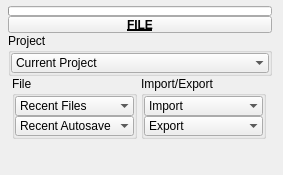
<?xml version="1.0" encoding="UTF-8"?>
<ui version="4.0">
 <class>QtUi</class>
 <widget class="QMainWindow" name="QtUi">
  <property name="enabled">
   <bool>true</bool>
  </property>
  <property name="geometry">
   <rect>
    <x>0</x>
    <y>0</y>
    <width>283</width>
    <height>175</height>
   </rect>
  </property>
  <property name="minimumSize">
   <size>
    <width>120</width>
    <height>0</height>
   </size>
  </property>
  <property name="maximumSize">
   <size>
    <width>999</width>
    <height>999</height>
   </size>
  </property>
  <property name="windowTitle">
   <string>Toolkit</string>
  </property>
  <property name="tabShape">
   <enum>QTabWidget::Triangular</enum>
  </property>
  <property name="dockNestingEnabled">
   <bool>true</bool>
  </property>
  <property name="dockOptions">
   <set>QMainWindow::AllowNestedDocks|QMainWindow::AllowTabbedDocks|QMainWindow::AnimatedDocks|QMainWindow::ForceTabbedDocks</set>
  </property>
  <widget class="QWidget" name="mainWindow">
   <widget class="QWidget" name="layoutWidget_2">
    <property name="geometry">
     <rect>
      <x>8</x>
      <y>6</y>
      <width>264</width>
      <height>161</height>
     </rect>
    </property>
    <layout class="QGridLayout" name="gridLayout_2">
     <property name="spacing">
      <number>0</number>
     </property>
     <item row="4" column="1" colspan="2">
      <layout class="QHBoxLayout" name="horizontalLayout">
       <item>
        <layout class="QVBoxLayout" name="verticalLayout">
         <property name="spacing">
          <number>0</number>
         </property>
         <item>
          <widget class="QGroupBox" name="File">
           <property name="minimumSize">
            <size>
             <width>125</width>
             <height>0</height>
            </size>
           </property>
           <property name="maximumSize">
            <size>
             <width>125</width>
             <height>999</height>
            </size>
           </property>
           <property name="title">
            <string>File</string>
           </property>
           <layout class="QVBoxLayout" name="verticalLayout_3">
            <property name="spacing">
             <number>0</number>
            </property>
            <property name="leftMargin">
             <number>0</number>
            </property>
            <property name="topMargin">
             <number>0</number>
            </property>
            <property name="rightMargin">
             <number>0</number>
            </property>
            <property name="bottomMargin">
             <number>0</number>
            </property>
            <item>
             <widget class="ComboBox" name="cmb000">
              <property name="minimumSize">
               <size>
                <width>0</width>
                <height>20</height>
               </size>
              </property>
              <property name="maximumSize">
               <size>
                <width>999</width>
                <height>20</height>
               </size>
              </property>
              <property name="maxVisibleItems">
               <number>30</number>
              </property>
              <property name="sizeAdjustPolicy">
               <enum>QComboBox::AdjustToContentsOnFirstShow</enum>
              </property>
              <property name="frame">
               <bool>false</bool>
              </property>
              <item>
               <property name="text">
                <string>Recent Files</string>
               </property>
              </item>
             </widget>
            </item>
            <item>
             <widget class="ComboBox" name="cmb002">
              <property name="minimumSize">
               <size>
                <width>0</width>
                <height>20</height>
               </size>
              </property>
              <property name="maximumSize">
               <size>
                <width>999</width>
                <height>20</height>
               </size>
              </property>
              <property name="maxVisibleItems">
               <number>30</number>
              </property>
              <property name="sizeAdjustPolicy">
               <enum>QComboBox::AdjustToContentsOnFirstShow</enum>
              </property>
              <property name="frame">
               <bool>false</bool>
              </property>
              <item>
               <property name="text">
                <string>Recent Autosave</string>
               </property>
              </item>
             </widget>
            </item>
           </layout>
          </widget>
         </item>
         <item>
          <spacer name="verticalSpacer">
           <property name="orientation">
            <enum>Qt::Vertical</enum>
           </property>
           <property name="sizeHint" stdset="0">
            <size>
             <width>20</width>
             <height>40</height>
            </size>
           </property>
          </spacer>
         </item>
        </layout>
       </item>
       <item>
        <layout class="QVBoxLayout" name="verticalLayout_2">
         <property name="spacing">
          <number>0</number>
         </property>
         <item>
          <widget class="QGroupBox" name="Import_Export">
           <property name="minimumSize">
            <size>
             <width>125</width>
             <height>0</height>
            </size>
           </property>
           <property name="maximumSize">
            <size>
             <width>125</width>
             <height>999</height>
            </size>
           </property>
           <property name="title">
            <string>Import/Export</string>
           </property>
           <layout class="QVBoxLayout" name="verticalLayout_4">
            <property name="spacing">
             <number>0</number>
            </property>
            <property name="leftMargin">
             <number>0</number>
            </property>
            <property name="topMargin">
             <number>0</number>
            </property>
            <property name="rightMargin">
             <number>0</number>
            </property>
            <property name="bottomMargin">
             <number>0</number>
            </property>
            <item>
             <widget class="ComboBox" name="cmb003">
              <property name="minimumSize">
               <size>
                <width>0</width>
                <height>20</height>
               </size>
              </property>
              <property name="maximumSize">
               <size>
                <width>999</width>
                <height>20</height>
               </size>
              </property>
              <property name="maxVisibleItems">
               <number>30</number>
              </property>
              <property name="sizeAdjustPolicy">
               <enum>QComboBox::AdjustToContentsOnFirstShow</enum>
              </property>
              <property name="frame">
               <bool>false</bool>
              </property>
              <item>
               <property name="text">
                <string>Import</string>
               </property>
              </item>
             </widget>
            </item>
            <item>
             <widget class="ComboBox" name="cmb004">
              <property name="minimumSize">
               <size>
                <width>0</width>
                <height>20</height>
               </size>
              </property>
              <property name="maximumSize">
               <size>
                <width>999</width>
                <height>20</height>
               </size>
              </property>
              <property name="maxVisibleItems">
               <number>30</number>
              </property>
              <property name="sizeAdjustPolicy">
               <enum>QComboBox::AdjustToContentsOnFirstShow</enum>
              </property>
              <property name="frame">
               <bool>false</bool>
              </property>
              <item>
               <property name="text">
                <string>Export</string>
               </property>
              </item>
             </widget>
            </item>
           </layout>
          </widget>
         </item>
         <item>
          <spacer name="verticalSpacer_2">
           <property name="orientation">
            <enum>Qt::Vertical</enum>
           </property>
           <property name="sizeHint" stdset="0">
            <size>
             <width>20</width>
             <height>40</height>
            </size>
           </property>
          </spacer>
         </item>
        </layout>
       </item>
      </layout>
     </item>
     <item row="0" column="1" colspan="2">
      <widget class="ProgressBar" name="progressBar">
       <property name="sizePolicy">
        <sizepolicy hsizetype="Ignored" vsizetype="Fixed">
         <horstretch>0</horstretch>
         <verstretch>0</verstretch>
        </sizepolicy>
       </property>
       <property name="minimumSize">
        <size>
         <width>0</width>
         <height>10</height>
        </size>
       </property>
       <property name="maximumSize">
        <size>
         <width>16777215</width>
         <height>10</height>
        </size>
       </property>
       <property name="value">
        <number>0</number>
       </property>
       <property name="textVisible">
        <bool>false</bool>
       </property>
      </widget>
     </item>
     <item row="1" column="1" colspan="2">
      <widget class="PushButtonDraggable" name="draggable_header">
       <property name="minimumSize">
        <size>
         <width>19</width>
         <height>17</height>
        </size>
       </property>
       <property name="maximumSize">
        <size>
         <width>999</width>
         <height>17</height>
        </size>
       </property>
       <property name="font">
        <font>
         <weight>75</weight>
         <bold>true</bold>
         <underline>true</underline>
        </font>
       </property>
       <property name="text">
        <string>FILE</string>
       </property>
       <property name="checkable">
        <bool>true</bool>
       </property>
      </widget>
     </item>
     <item row="2" column="1" colspan="2">
      <layout class="QGridLayout" name="gridLayout"/>
     </item>
     <item row="3" column="1" colspan="2">
      <widget class="QGroupBox" name="Project">
       <property name="minimumSize">
        <size>
         <width>0</width>
         <height>0</height>
        </size>
       </property>
       <property name="maximumSize">
        <size>
         <width>999</width>
         <height>999</height>
        </size>
       </property>
       <property name="title">
        <string>Project</string>
       </property>
       <layout class="QVBoxLayout" name="verticalLayout_5">
        <property name="spacing">
         <number>0</number>
        </property>
        <property name="leftMargin">
         <number>0</number>
        </property>
        <property name="topMargin">
         <number>0</number>
        </property>
        <property name="rightMargin">
         <number>0</number>
        </property>
        <property name="bottomMargin">
         <number>0</number>
        </property>
        <item>
         <widget class="ComboBox" name="cmb006">
          <property name="minimumSize">
           <size>
            <width>0</width>
            <height>20</height>
           </size>
          </property>
          <property name="maximumSize">
           <size>
            <width>999</width>
            <height>20</height>
           </size>
          </property>
          <property name="maxVisibleItems">
           <number>40</number>
          </property>
          <property name="sizeAdjustPolicy">
           <enum>QComboBox::AdjustToContents</enum>
          </property>
          <property name="frame">
           <bool>false</bool>
          </property>
          <item>
           <property name="text">
            <string>Current Project</string>
           </property>
          </item>
         </widget>
        </item>
       </layout>
      </widget>
     </item>
    </layout>
   </widget>
  </widget>
 </widget>
 <customwidgets>
  <customwidget>
   <class>PushButtonDraggable</class>
   <extends>QPushButton</extends>
   <header>widgets.pushbuttondraggable.h</header>
  </customwidget>
  <customwidget>
   <class>ProgressBar</class>
   <extends>QProgressBar</extends>
   <header>widgets.progressbar.h</header>
  </customwidget>
  <customwidget>
   <class>ComboBox</class>
   <extends>QComboBox</extends>
   <header>widgets.combobox.h</header>
  </customwidget>
 </customwidgets>
 <resources/>
 <connections/>
 <designerdata>
  <property name="gridDeltaX">
   <number>5</number>
  </property>
  <property name="gridDeltaY">
   <number>5</number>
  </property>
  <property name="gridSnapX">
   <bool>true</bool>
  </property>
  <property name="gridSnapY">
   <bool>true</bool>
  </property>
  <property name="gridVisible">
   <bool>true</bool>
  </property>
 </designerdata>
</ui>
